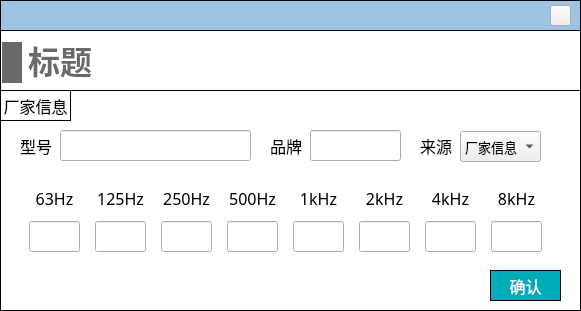
<?xml version="1.0" encoding="UTF-8"?>
<ui version="4.0">
 <class>Dialog_silencer</class>
 <widget class="QDialog" name="Dialog_silencer">
  <property name="geometry">
   <rect>
    <x>0</x>
    <y>0</y>
    <width>581</width>
    <height>311</height>
   </rect>
  </property>
  <property name="windowTitle">
   <string>Dialog</string>
  </property>
  <property name="styleSheet">
   <string notr="true">#Dialog_silencer
{
background-color:white;
}

QLineEdit 
{
font-family: 'Microsoft YaHei';
font-size: 13px;
}

QComboBox
{
font-family: 'Microsoft YaHei';
font-size: 13px;
}</string>
  </property>
  <widget class="QWidget" name="widget_air_diff" native="true">
   <property name="geometry">
    <rect>
     <x>0</x>
     <y>30</y>
     <width>581</width>
     <height>281</height>
    </rect>
   </property>
   <property name="styleSheet">
    <string notr="true">#widget_air_diff
{
border: 1px solid #000000;
}</string>
   </property>
   <widget class="QWidget" name="widget_2" native="true">
    <property name="geometry">
     <rect>
      <x>0</x>
      <y>60</y>
      <width>581</width>
      <height>221</height>
     </rect>
    </property>
    <property name="styleSheet">
     <string notr="true">#widget_2
{
border: 1px solid #000000;
}

QLabel
{
font-family: '黑体';
font-size: 16px;
}

QLineEdit
{
font-family: '黑体';
}

QRadioButton
{
font-family: '黑体';
}

QPushButton
{
font-family: '黑体';
}</string>
    </property>
    <widget class="QLabel" name="label_4">
     <property name="geometry">
      <rect>
       <x>270</x>
       <y>40</y>
       <width>41</width>
       <height>31</height>
      </rect>
     </property>
     <property name="font">
      <font>
       <family>黑体</family>
       <pointsize>-1</pointsize>
      </font>
     </property>
     <property name="text">
      <string>品牌</string>
     </property>
    </widget>
    <widget class="QLabel" name="label_5">
     <property name="geometry">
      <rect>
       <x>20</x>
       <y>40</y>
       <width>41</width>
       <height>31</height>
      </rect>
     </property>
     <property name="font">
      <font>
       <family>黑体</family>
       <pointsize>-1</pointsize>
      </font>
     </property>
     <property name="text">
      <string>型号</string>
     </property>
    </widget>
    <widget class="QLineEdit" name="lineEdit_brand">
     <property name="geometry">
      <rect>
       <x>310</x>
       <y>40</y>
       <width>91</width>
       <height>31</height>
      </rect>
     </property>
     <property name="font">
      <font>
       <family>黑体</family>
       <pointsize>-1</pointsize>
      </font>
     </property>
    </widget>
    <widget class="QWidget" name="layoutWidget">
     <property name="geometry">
      <rect>
       <x>20</x>
       <y>92</y>
       <width>531</width>
       <height>72</height>
      </rect>
     </property>
     <layout class="QHBoxLayout" name="horizontalLayout">
      <item>
       <layout class="QVBoxLayout" name="verticalLayout">
        <item>
         <widget class="QLabel" name="label_7">
          <property name="minimumSize">
           <size>
            <width>51</width>
            <height>31</height>
           </size>
          </property>
          <property name="maximumSize">
           <size>
            <width>51</width>
            <height>31</height>
           </size>
          </property>
          <property name="font">
           <font>
            <family>黑体</family>
            <pointsize>-1</pointsize>
           </font>
          </property>
          <property name="text">
           <string>63Hz</string>
          </property>
          <property name="alignment">
           <set>Qt::AlignCenter</set>
          </property>
         </widget>
        </item>
        <item>
         <widget class="QLineEdit" name="lineEdit_63">
          <property name="minimumSize">
           <size>
            <width>51</width>
            <height>31</height>
           </size>
          </property>
          <property name="maximumSize">
           <size>
            <width>51</width>
            <height>31</height>
           </size>
          </property>
          <property name="alignment">
           <set>Qt::AlignCenter</set>
          </property>
         </widget>
        </item>
       </layout>
      </item>
      <item>
       <layout class="QVBoxLayout" name="verticalLayout_2">
        <item>
         <widget class="QLabel" name="label_8">
          <property name="minimumSize">
           <size>
            <width>51</width>
            <height>31</height>
           </size>
          </property>
          <property name="maximumSize">
           <size>
            <width>51</width>
            <height>31</height>
           </size>
          </property>
          <property name="font">
           <font>
            <family>黑体</family>
            <pointsize>-1</pointsize>
           </font>
          </property>
          <property name="text">
           <string>125Hz</string>
          </property>
          <property name="alignment">
           <set>Qt::AlignCenter</set>
          </property>
         </widget>
        </item>
        <item>
         <widget class="QLineEdit" name="lineEdit_125">
          <property name="minimumSize">
           <size>
            <width>51</width>
            <height>31</height>
           </size>
          </property>
          <property name="maximumSize">
           <size>
            <width>51</width>
            <height>31</height>
           </size>
          </property>
          <property name="alignment">
           <set>Qt::AlignCenter</set>
          </property>
         </widget>
        </item>
       </layout>
      </item>
      <item>
       <layout class="QVBoxLayout" name="verticalLayout_3">
        <item>
         <widget class="QLabel" name="label_9">
          <property name="minimumSize">
           <size>
            <width>51</width>
            <height>31</height>
           </size>
          </property>
          <property name="maximumSize">
           <size>
            <width>51</width>
            <height>31</height>
           </size>
          </property>
          <property name="font">
           <font>
            <family>黑体</family>
            <pointsize>-1</pointsize>
           </font>
          </property>
          <property name="text">
           <string>250Hz</string>
          </property>
          <property name="alignment">
           <set>Qt::AlignCenter</set>
          </property>
         </widget>
        </item>
        <item>
         <widget class="QLineEdit" name="lineEdit_250">
          <property name="minimumSize">
           <size>
            <width>51</width>
            <height>31</height>
           </size>
          </property>
          <property name="maximumSize">
           <size>
            <width>51</width>
            <height>31</height>
           </size>
          </property>
          <property name="alignment">
           <set>Qt::AlignCenter</set>
          </property>
         </widget>
        </item>
       </layout>
      </item>
      <item>
       <layout class="QVBoxLayout" name="verticalLayout_4">
        <item>
         <widget class="QLabel" name="label_10">
          <property name="minimumSize">
           <size>
            <width>51</width>
            <height>31</height>
           </size>
          </property>
          <property name="maximumSize">
           <size>
            <width>51</width>
            <height>31</height>
           </size>
          </property>
          <property name="font">
           <font>
            <family>黑体</family>
            <pointsize>-1</pointsize>
           </font>
          </property>
          <property name="text">
           <string>500Hz</string>
          </property>
          <property name="alignment">
           <set>Qt::AlignCenter</set>
          </property>
         </widget>
        </item>
        <item>
         <widget class="QLineEdit" name="lineEdit_500">
          <property name="minimumSize">
           <size>
            <width>51</width>
            <height>31</height>
           </size>
          </property>
          <property name="maximumSize">
           <size>
            <width>51</width>
            <height>31</height>
           </size>
          </property>
          <property name="alignment">
           <set>Qt::AlignCenter</set>
          </property>
         </widget>
        </item>
       </layout>
      </item>
      <item>
       <layout class="QVBoxLayout" name="verticalLayout_5">
        <item>
         <widget class="QLabel" name="label_11">
          <property name="minimumSize">
           <size>
            <width>51</width>
            <height>31</height>
           </size>
          </property>
          <property name="maximumSize">
           <size>
            <width>51</width>
            <height>31</height>
           </size>
          </property>
          <property name="font">
           <font>
            <family>黑体</family>
            <pointsize>-1</pointsize>
           </font>
          </property>
          <property name="text">
           <string>1kHz</string>
          </property>
          <property name="alignment">
           <set>Qt::AlignCenter</set>
          </property>
         </widget>
        </item>
        <item>
         <widget class="QLineEdit" name="lineEdit_1k">
          <property name="minimumSize">
           <size>
            <width>51</width>
            <height>31</height>
           </size>
          </property>
          <property name="maximumSize">
           <size>
            <width>51</width>
            <height>31</height>
           </size>
          </property>
          <property name="alignment">
           <set>Qt::AlignCenter</set>
          </property>
         </widget>
        </item>
       </layout>
      </item>
      <item>
       <layout class="QVBoxLayout" name="verticalLayout_6">
        <property name="spacing">
         <number>6</number>
        </property>
        <item>
         <widget class="QLabel" name="label_12">
          <property name="minimumSize">
           <size>
            <width>51</width>
            <height>31</height>
           </size>
          </property>
          <property name="maximumSize">
           <size>
            <width>51</width>
            <height>31</height>
           </size>
          </property>
          <property name="font">
           <font>
            <family>黑体</family>
            <pointsize>-1</pointsize>
           </font>
          </property>
          <property name="text">
           <string>2kHz</string>
          </property>
          <property name="alignment">
           <set>Qt::AlignCenter</set>
          </property>
         </widget>
        </item>
        <item>
         <widget class="QLineEdit" name="lineEdit_2k">
          <property name="minimumSize">
           <size>
            <width>51</width>
            <height>31</height>
           </size>
          </property>
          <property name="maximumSize">
           <size>
            <width>51</width>
            <height>31</height>
           </size>
          </property>
          <property name="alignment">
           <set>Qt::AlignCenter</set>
          </property>
         </widget>
        </item>
       </layout>
      </item>
      <item>
       <layout class="QVBoxLayout" name="verticalLayout_7">
        <item>
         <widget class="QLabel" name="label_">
          <property name="minimumSize">
           <size>
            <width>51</width>
            <height>31</height>
           </size>
          </property>
          <property name="maximumSize">
           <size>
            <width>51</width>
            <height>31</height>
           </size>
          </property>
          <property name="font">
           <font>
            <family>黑体</family>
            <pointsize>-1</pointsize>
           </font>
          </property>
          <property name="text">
           <string>4kHz</string>
          </property>
          <property name="alignment">
           <set>Qt::AlignCenter</set>
          </property>
         </widget>
        </item>
        <item>
         <widget class="QLineEdit" name="lineEdit_4k">
          <property name="minimumSize">
           <size>
            <width>51</width>
            <height>31</height>
           </size>
          </property>
          <property name="maximumSize">
           <size>
            <width>51</width>
            <height>31</height>
           </size>
          </property>
          <property name="alignment">
           <set>Qt::AlignCenter</set>
          </property>
         </widget>
        </item>
       </layout>
      </item>
      <item>
       <layout class="QVBoxLayout" name="verticalLayout_8">
        <item>
         <widget class="QLabel" name="label_14">
          <property name="minimumSize">
           <size>
            <width>51</width>
            <height>31</height>
           </size>
          </property>
          <property name="maximumSize">
           <size>
            <width>51</width>
            <height>31</height>
           </size>
          </property>
          <property name="font">
           <font>
            <family>黑体</family>
            <pointsize>-1</pointsize>
           </font>
          </property>
          <property name="text">
           <string>8kHz</string>
          </property>
          <property name="alignment">
           <set>Qt::AlignCenter</set>
          </property>
         </widget>
        </item>
        <item>
         <widget class="QLineEdit" name="lineEdit_8k">
          <property name="minimumSize">
           <size>
            <width>51</width>
            <height>31</height>
           </size>
          </property>
          <property name="maximumSize">
           <size>
            <width>51</width>
            <height>31</height>
           </size>
          </property>
          <property name="alignment">
           <set>Qt::AlignCenter</set>
          </property>
         </widget>
        </item>
       </layout>
      </item>
     </layout>
    </widget>
    <widget class="QLineEdit" name="lineEdit_model">
     <property name="geometry">
      <rect>
       <x>60</x>
       <y>40</y>
       <width>191</width>
       <height>31</height>
      </rect>
     </property>
     <property name="font">
      <font>
       <family>黑体</family>
       <pointsize>-1</pointsize>
      </font>
     </property>
    </widget>
    <widget class="QPushButton" name="pushButton_confirm">
     <property name="geometry">
      <rect>
       <x>490</x>
       <y>180</y>
       <width>71</width>
       <height>31</height>
      </rect>
     </property>
     <property name="font">
      <font>
       <family>黑体</family>
       <pointsize>12</pointsize>
      </font>
     </property>
     <property name="styleSheet">
      <string notr="true">QPushButton
{
	color:#ffffff; /*文字颜色*/
    background-color: #00ACB9;/*背景色*/
    border-radius:0px; /*边框倒角*/
	border: 1px solid #000000;
}


QPushButton:hover 
{
background-color: rgb(0,142,153);
color: white;
}</string>
     </property>
     <property name="text">
      <string>确认</string>
     </property>
    </widget>
    <widget class="QLabel" name="label_6">
     <property name="geometry">
      <rect>
       <x>0</x>
       <y>0</y>
       <width>71</width>
       <height>31</height>
      </rect>
     </property>
     <property name="font">
      <font>
       <family>黑体</family>
       <pointsize>-1</pointsize>
      </font>
     </property>
     <property name="styleSheet">
      <string notr="true">border: 1px solid #000000;</string>
     </property>
     <property name="text">
      <string>厂家信息</string>
     </property>
     <property name="alignment">
      <set>Qt::AlignCenter</set>
     </property>
    </widget>
    <widget class="QComboBox" name="comboBox_data_source">
     <property name="geometry">
      <rect>
       <x>460</x>
       <y>41</y>
       <width>81</width>
       <height>31</height>
      </rect>
     </property>
     <item>
      <property name="text">
       <string>厂家信息</string>
      </property>
     </item>
     <item>
      <property name="text">
       <string>设计预估</string>
      </property>
     </item>
    </widget>
    <widget class="QLabel" name="label_29">
     <property name="geometry">
      <rect>
       <x>420</x>
       <y>40</y>
       <width>41</width>
       <height>31</height>
      </rect>
     </property>
     <property name="font">
      <font>
       <family>黑体</family>
       <pointsize>-1</pointsize>
      </font>
     </property>
     <property name="text">
      <string>来源</string>
     </property>
    </widget>
   </widget>
   <widget class="QLabel" name="label_title">
    <property name="geometry">
     <rect>
      <x>28</x>
      <y>11</y>
      <width>64</width>
      <height>43</height>
     </rect>
    </property>
    <property name="font">
     <font>
      <family>Microsoft YaHei</family>
      <pointsize>24</pointsize>
      <bold>true</bold>
     </font>
    </property>
    <property name="styleSheet">
     <string notr="true">QLabel { 
border: none; 
color : rgb(105, 105, 105);
}</string>
    </property>
    <property name="text">
     <string>标题</string>
    </property>
    <property name="alignment">
     <set>Qt::AlignBottom|Qt::AlignHCenter</set>
    </property>
   </widget>
   <widget class="QLabel" name="label_56">
    <property name="geometry">
     <rect>
      <x>2</x>
      <y>12</y>
      <width>20</width>
      <height>41</height>
     </rect>
    </property>
    <property name="minimumSize">
     <size>
      <width>20</width>
      <height>41</height>
     </size>
    </property>
    <property name="maximumSize">
     <size>
      <width>20</width>
      <height>41</height>
     </size>
    </property>
    <property name="styleSheet">
     <string notr="true">QLabel { 
border: none; 
background-color : rgb(105, 105, 105);
}</string>
    </property>
    <property name="text">
     <string/>
    </property>
   </widget>
  </widget>
  <widget class="QWidget" name="widget_top" native="true">
   <property name="geometry">
    <rect>
     <x>0</x>
     <y>0</y>
     <width>581</width>
     <height>31</height>
    </rect>
   </property>
   <property name="styleSheet">
    <string notr="true">#widget_top
{
border: 1px solid #000000;
background-color: rgb(157, 196, 229);
	background-color: rgb(157, 196, 229);
}</string>
   </property>
   <widget class="QPushButton" name="close">
    <property name="geometry">
     <rect>
      <x>550</x>
      <y>5</y>
      <width>21</width>
      <height>21</height>
     </rect>
    </property>
    <property name="styleSheet">
     <string notr="true">border-image: url(:/images/image/closeWindow.jpg);</string>
    </property>
    <property name="text">
     <string/>
    </property>
   </widget>
  </widget>
 </widget>
 <tabstops>
  <tabstop>lineEdit_model</tabstop>
  <tabstop>lineEdit_brand</tabstop>
  <tabstop>lineEdit_63</tabstop>
  <tabstop>lineEdit_125</tabstop>
  <tabstop>lineEdit_250</tabstop>
  <tabstop>lineEdit_500</tabstop>
  <tabstop>lineEdit_1k</tabstop>
  <tabstop>lineEdit_2k</tabstop>
  <tabstop>lineEdit_4k</tabstop>
  <tabstop>lineEdit_8k</tabstop>
  <tabstop>comboBox_data_source</tabstop>
  <tabstop>close</tabstop>
  <tabstop>pushButton_confirm</tabstop>
 </tabstops>
 <resources/>
 <connections/>
</ui>
